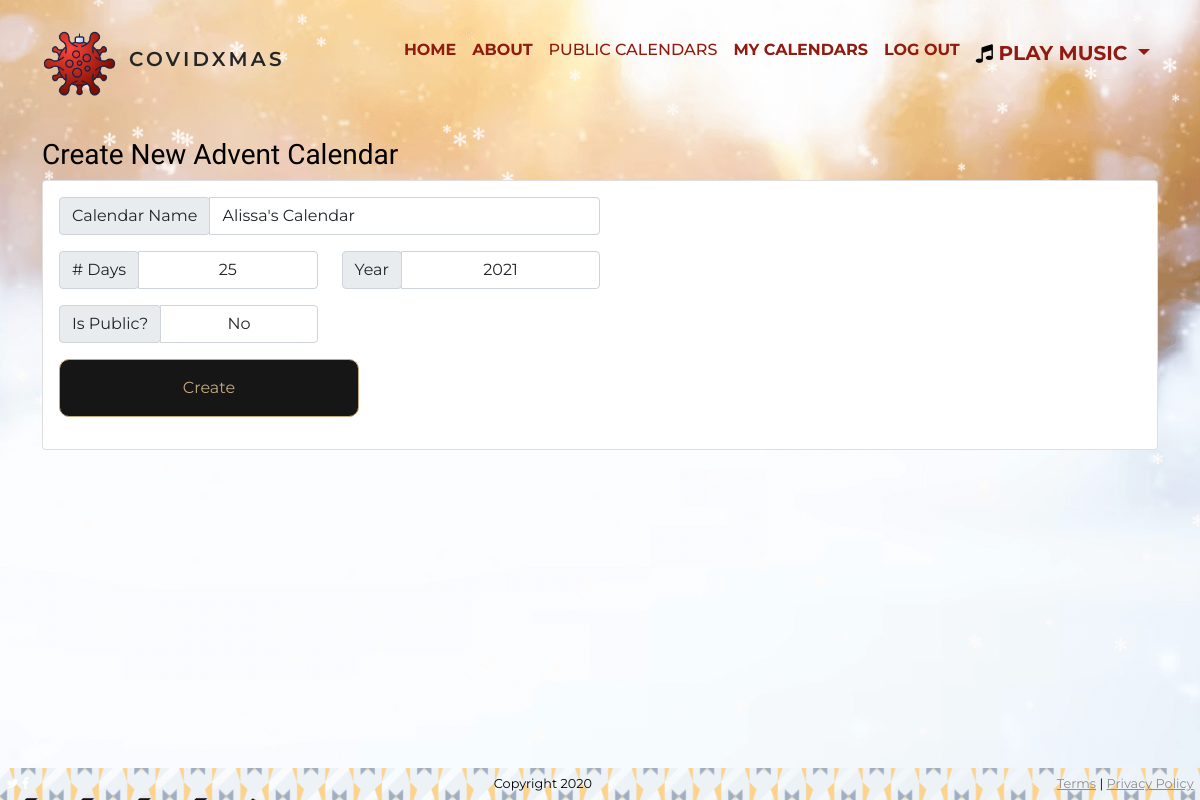
Page /dates/settings/14de6c68-5d83-4ba0-bd26-32af5f80e8b1/ (signed in) on the committed database.
### dates/models.py (models this page shows, shortened)
class Calendar(models.Model):
    user = models.ForeignKey(User, related_name='calendars', on_delete=models.CASCADE)
    unique_id = models.UUIDField(default=uuid.uuid4, max_length=100, unique=True, primary_key=True)
    name = models.CharField(max_length=254)
    days = models.IntegerField(default=0, choices=DAYS)
    year = models.IntegerField(default=2021, choices=YEARS)
    is_public = models.BooleanField(default=False)

### dates/views.py (the view, shortened to what this page needs)
# urls.py: path('settings/<str:calendar_id>/', settings, name='settings'),
@login_required
def settings(request, calendar_id):
    calendar = get_object_or_404(Calendar, unique_id=calendar_id)
    previous_days = calendar.days
    if request.method == 'GET':
        form = CalendarForm(instance=calendar)
        return render(request, 'create_calendar.html', {'form': form})

### dates/forms.py
class CalendarForm(forms.ModelForm):
    name = forms.CharField(
        label="Calendar Name",
        widget=forms.TextInput(attrs={
            'width':'100%',
            'class': 'form-control',
            'placeholder': 'e.g. Alex\'s Calendar'}))
    days = forms.ChoiceField(
        widget=forms.Select(attrs={'class': 'form-control text-center'}),
        choices=DAYS)
    year = forms.ChoiceField(
        widget=forms.Select(attrs={'class': 'form-control text-center'}),
        choices=YEARS)
    is_public = forms.ChoiceField(
        widget=forms.Select(attrs={'class': 'form-control text-center'}),
        choices=[(False, 'No'), (True, 'Yes')])
    class Meta:
        model = Calendar
        fields = ['user', 'name', 'days', 'year', 'is_public']

### dates/templates/create_calendar.html (shortened to what this page needs)
{% extends 'base_template.html' %}
{% block content %}
<section class="mt-3 mb-5">
	<div class="container">
        <div class="row">
            <div class="col">
                <h3>Create New Advent Calendar</h3>
            </div>
        </div>
        <div class="row">
            <div class="col">
                <div class="card">
                    <div class="card-body">
                        <form method="POST" class="w-50">
                                <div class="row">
                                    <div class="col">
                                        <div class="input-group mb-3">
                                            <div class="input-group-prepend">
                                                <span class="input-group-text" id="name_lbl">Calendar Name</span>
                                            </div>
                                            {{ form.name}}
                                        </div>
                                    </div>
                                </div>
                                <div class="row">
                                    <div class="col-lg-6">
                                        <div class="input-group mb-3">
                                            <div class="input-group-prepend">
                                                <span class="input-group-text" id="name_lbl"># Days</span>
                                            </div>
                                            {{ form.days }}
                                        </div>
                                    </div>
                                    <div class="col-lg-6">
                                        <div class="input-group mb-3">
                                            <div class="input-group-prepend">
                                                <span class="input-group-text" id="name_lbl">Year</span>
                                            </div>
                                            {{ form.year }}
                                        </div>
                                    </div>
                                </div>
                                <div class="row">
                                    <div class="col-lg-6">
                                        <div class="input-group mb-3">
                                            <div class="input-group-prepend">
                                                <span class="input-group-text" id="name_lbl">Is Public?</span>
                                            </div>
                                            {{ form.is_public }}
                                        </div>
                                    </div>
                                </div>
                            <div class="input-group">
                                <button class="btn btn-primary" type="submit">Create</button>
                            </div>
                        </form>
                    </div>
                </div>
            </div>
        </div>
	</div>
</section>
{% endblock %}

### assets/css/_variables.css (style rules this page uses)
:root { --background-colour: #8e8989; --menu-colour: #3e3d3d; --primary-colour: #901B11; --primary-colour-hover: #052e12; --nav-colour: #262525; --background-dark: rgba(0, 0, 0, 0.5); --overlay: rgba(144, 27, 17, 0.5); }

### assets/css/_base.css (style rules this page uses)
* { color: black; font-family: 'Montserrat', sans-serif; margin: 0; padding: 0; box-sizing: border-box; }
body { background: url(../images/flakes3.png); background-size: cover; background-repeat: no-repeat; background-position: center; min-height: 100vh; width: 100%; position: relative; }

### assets/css/_typography.css (style rules this page uses)
h1, h2, h3, h4 { font-family: 'Risque', cursive; }

### assets/css/_flakes.css (style rules this page uses)
.btn { background-color: #161616; border-radius: 10px; color: #c5a880; border: 1px solid #c5a880; padding: 16px; width: 300px; margin-bottom: 16px; line-height: 1.5; cursor: pointer; }

### assets/css/_viewcalendar.css (style rules this page uses)
.card-body { text-align: center; }

### rows in the picture
Calendar: name "Alissa's Calendar", days "25", year "2021", is_public "No"
